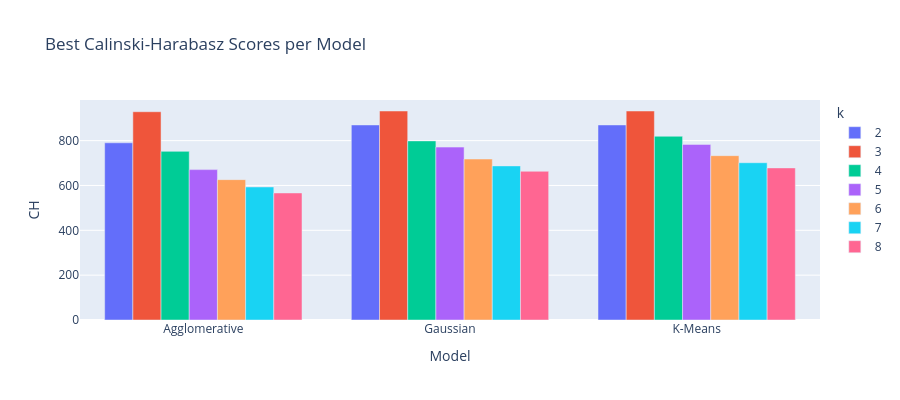

This figure's notebook cell:
### Code cell
best_ch = (models_result.sort_values('CH', ascending=False)
                   .drop_duplicates(subset=['Model', 'k'])
                   .sort_values(['Model', 'k'])
                  )
best_ch['k'] = best_ch['k'].astype(str)
fig = px.bar(best_ch, x="Model", y="CH", 
             color='k',
             barmode='group', height=400,
            title='Best Calinski-Harabasz Scores per Model')
fig.show()

### Figure 1 — Plotly figure (JSON) as saved in the notebook; plotly's stock layout.template omitted (floating-point values rounded to 4 significant figures)
{"data": [{"alignmentgroup": "True", "hovertemplate": "k=2<br>Model=%{x}<br>CH=%{y}<extra></extra>", "legendgroup": "2", "marker": {"color": "#636efa", "pattern": {"shape": ""}}, "name": "2", "offsetgroup": "2", "orientation": "v", "showlegend": true, "textposition": "auto", "type": "bar", "x": ["Agglomerative", "Gaussian", "K-Means"], "xaxis": "x", "y": [790.3, 870.0, 870.0], "yaxis": "y"}, {"alignmentgroup": "True", "hovertemplate": "k=3<br>Model=%{x}<br>CH=%{y}<extra></extra>", "legendgroup": "3", "marker": {"color": "#EF553B", "pattern": {"shape": ""}}, "name": "3", "offsetgroup": "3", "orientation": "v", "showlegend": true, "textposition": "auto", "type": "bar", "x": ["Agglomerative", "Gaussian", "K-Means"], "xaxis": "x", "y": [928.9, 932.2, 932.2], "yaxis": "y"}, {"alignmentgroup": "True", "hovertemplate": "k=4<br>Model=%{x}<br>CH=%{y}<extra></extra>", "legendgroup": "4", "marker": {"color": "#00cc96", "pattern": {"shape": ""}}, "name": "4", "offsetgroup": "4", "orientation": "v", "showlegend": true, "textposition": "auto", "type": "bar", "x": ["Agglomerative", "Gaussian", "K-Means"], "xaxis": "x", "y": [752.2, 798.8, 819.4], "yaxis": "y"}, {"alignmentgroup": "True", "hovertemplate": "k=5<br>Model=%{x}<br>CH=%{y}<extra></extra>", "legendgroup": "5", "marker": {"color": "#ab63fa", "pattern": {"shape": ""}}, "name": "5", "offsetgroup": "5", "orientation": "v", "showlegend": true, "textposition": "auto", "type": "bar", "x": ["Agglomerative", "Gaussian", "K-Means"], "xaxis": "x", "y": [670.8, 771.2, 783.2], "yaxis": "y"}, {"alignmentgroup": "True", "hovertemplate": "k=6<br>Model=%{x}<br>CH=%{y}<extra></extra>", "legendgroup": "6", "marker": {"color": "#FFA15A", "pattern": {"shape": ""}}, "name": "6", "offsetgroup": "6", "orientation": "v", "showlegend": true, "textposition": "auto", "type": "bar", "x": ["Agglomerative", "Gaussian", "K-Means"], "xaxis": "x", "y": [626.1, 718.0, 733.0], "yaxis": "y"}, {"alignmentgroup": "True", "hovertemplate": "k=7<br>Model=%{x}<br>CH=%{y}<extra></extra>", "legendgroup": "7", "marker": {"color": "#19d3f3", "pattern": {"shape": ""}}, "name": "7", "offsetgroup": "7", "orientation": "v", "showlegend": true, "textposition": "auto", "type": "bar", "x": ["Agglomerative", "Gaussian", "K-Means"], "xaxis": "x", "y": [593.4, 687.3, 701.5], "yaxis": "y"}, {"alignmentgroup": "True", "hovertemplate": "k=8<br>Model=%{x}<br>CH=%{y}<extra></extra>", "legendgroup": "8", "marker": {"color": "#FF6692", "pattern": {"shape": ""}}, "name": "8", "offsetgroup": "8", "orientation": "v", "showlegend": true, "textposition": "auto", "type": "bar", "x": ["Agglomerative", "Gaussian", "K-Means"], "xaxis": "x", "y": [566.6, 663.3, 678.3], "yaxis": "y"}], "layout": {"barmode": "group", "height": 400, "legend": {"title": {"text": "k"}, "tracegroupgap": 0}, "title": {"text": "Best Calinski-Harabasz Scores per Model"}, "xaxis": {"anchor": "y", "domain": [0, 1], "title": {"text": "Model"}}, "yaxis": {"anchor": "x", "domain": [0, 1], "title": {"text": "CH"}}}}
